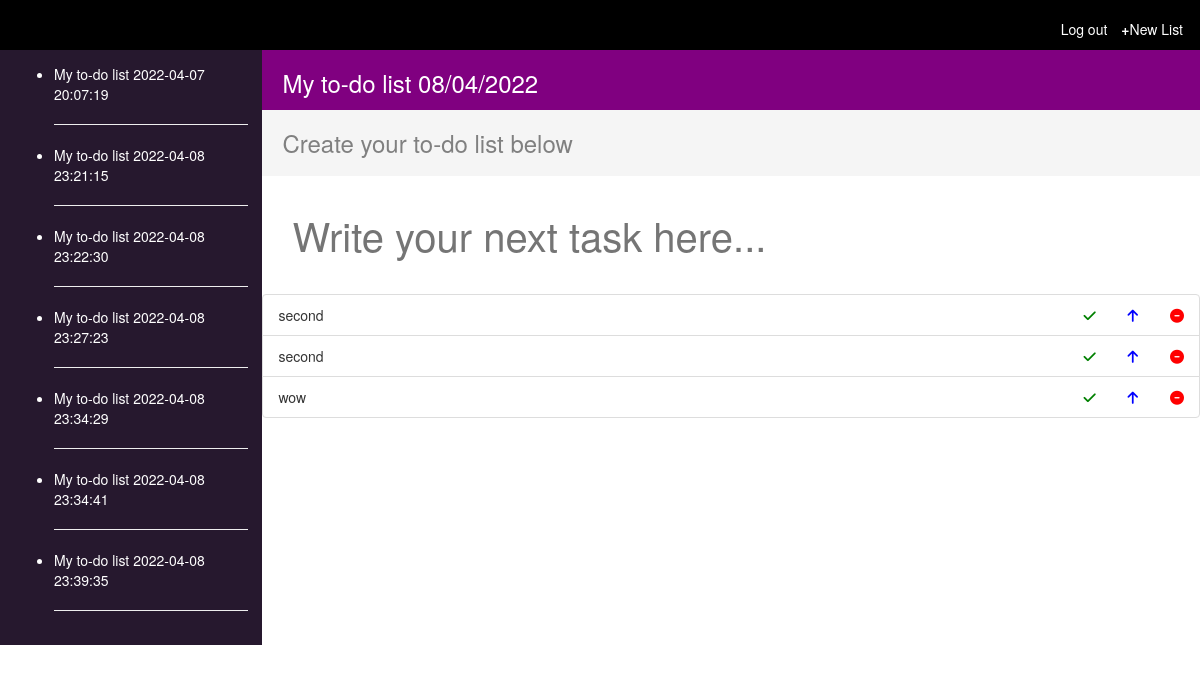
/7/2022-04-08 23:39:35 (signed in), run on the app's committed database.
### app.py (models this page shows)
class List(db.Model):
    __tablename__ = 'lists'
    id = db.Column(db.Integer, primary_key=True)
    user_id = db.Column(db.Integer, db.ForeignKey('users.id'), nullable=False)
    tasks = db.relationship('Task', backref='list', lazy=True)
    date = db.Column(db.DateTime(timezone=True), nullable=False, server_default=func.now())

class Task(db.Model):
    __tablename__ = 'tasks'
    id = db.Column(db.Integer, primary_key=True)
    task = db.Column(db.String(250), unique=False, nullable=False)
    list_id = db.Column(db.Integer, db.ForeignKey('lists.id'), nullable=False)
    completed = db.Column(db.Boolean, default=False, nullable=False)
    date = db.Column(db.DateTime(timezone=True), nullable=False, server_default=func.now())

### app.py (the view, shortened to what this page needs)
@app.route('/<path:item>/<path:date>', methods=["POST", "GET"])
def item(item, date):
    if request.method == "GET":
        lists = List.query.filter_by(user_id=current_user.id).all()
        list = List.query.filter_by(id=item, user_id=current_user.id).first()
        date = list.date.strftime("%d/%m/%Y")
        tasks = Task.query.filter_by(list_id=list.id).all()
        amount = len(tasks)
        return render_template('task.html', tasks=tasks, date=date, list=list,
         amount=amount, user=current_user, lists=lists, from_list=False, save=True, update=False, previous=True)

### app.py (called while the page is built)
@login_manager.user_loader
def load_user(user_id):
    return User.query.get(user_id)

### templates/task.html (shortened to what this page needs)
{% extends "bootstrap/base.html" %}
<!DOCTYPE html> {% block content %}
<html>
<head>
    <link rel="stylesheet" href="../static/styles.css">
</head>
<body>
    <header>
        <div class="first">
            <h5 class='new-list'>
                <a style="text-decoration:none;color:white;" href=" {{url_for('new') }} " style="color:white;"><strong>+</strong>New List</a>
            </h5>
            {% if user.is_authenticated %}
            <h5 class="login">
                <a style="text-decoration:none;color:white;" href="{{ url_for('login') }}" style="color:white;">Log out</a>
            </h5>
            {% else %}
            <h5 class="login">
                <a style="text-decoration:none;color:white;" href="{{ url_for('login') }}" style="color:white;">Log in</a>
            </h5>
            {% endif %}
        </div>
    </header>
    <div class="flex-container">
        {% if user.is_authenticated %}
        {% if lists %}
        <div class='lists'>
            <ul>
                {% for list in lists %}
                <li>
                    <span>
                        <a href="{{ url_for('item', item=list.id, date=list.date) }}" style="text-decoration:none;color:white;">
                            My to-do list {{ list.date }}
                        </a>
                    </span>
                </li>
                <hr>
                {% endfor %}
            </ul>
        </div>
        {% endif %}
        {% endif %}
        <div class="others">
            <div class="info">
                <h3 class="name">My to-do list {{ date }}</h3>
            </div>
            <div class="create">
                <h3>Create your to-do list below</h3>
            </div>
            <div class="todo">
                {% if update and user.is_authenticated and save %}
                <form action="{{ url_for('update', id=task.id)}}" method="POST">
                    <input value="{{ task.task }}" autocomplete="off" name="task" style="border:none;" type="text" height="10" autofocus placeholder="Write your next task here...">
                </form>
                {% elif update and user.is_authenticated and not save %}
                <form action="{{ url_for('upd_list', name=task)}}" method="POST">
                    <input value="{{ task }}" autocomplete="off" name="task" style="border:none;" type="text" height="10" autofocus placeholder="Write your next task here...">
                </form>
                {% elif update and not user.is_authenticated %}
                <form action="{{ url_for('upd_list', name=task)}}" method="POST">
                    <input value="{{ task }}" autocomplete="off" name="task" style="border:none;" type="text" height="10" autofocus placeholder="Write your next task here...">
                </form>
                {% elif previous %}
                <form action="{{ url_for('item', item=list.id, date=list.date)}}" method="POST">
                    <input value="{{ task }}" autocomplete="off" name="task" style="border:none;" type="text" height="10" autofocus placeholder="Write your next task here...">
                </form>
                {% else%}
                <form action="/new" method="POST">
                    <input autocomplete="off" name="task" style="border:none;" type="text" height="10" autofocus placeholder="Write your next task here...">
                </form>
                {% endif %}
            </div>
            <ul class="list-group">
                {% if from_list %}
                    {% if tasks %}
                    {% for task in tasks %}
                        {% for key, value in task.items() %}
                            <li class="list-group-item">
                                <span>
                                    {% if value == False %}
                                        {{ key }}
                                    {% else %}
                                        <s>{{ key }}</s>
                                    {% endif %}
                                    <div class='icons'>
                                        <a href="{{ url_for('comp_list', name=task) }}" title="mark task as completed"><i class="fa-solid fa-check" style='color:green;padding-left:2em;'></i></a>
                                        {% for key, value in task.items() %}
                                        <a href="{{ url_for('upd_list', name=key) }}" title=" update task"><i class="fa-solid fa-arrow-up" style='color:blue;padding-left:2em;'></i></a>
                                        {% endfor %}
                                        <a href="{{ url_for('del_list', name=task) }}" title="delete task"><i class="fa-solid fa-circle-minus" style='color:red;padding-left:2em;'></i></a>
                                    </div>
                                </span>
                            </li>
                        {% endfor %}
                    {% endfor %}
                    {% endif %}
                {% else %}
                    {% for task in tasks %}
                        <li class="list-group-item">
                            <span>
                                {% if task.completed %}
                                <s>{{ task.task }}</s>
                                {% else %}
                                {{ task.task }}
                                {% endif %}
                                <div class='icons'>
                                    <a href="{{ url_for('completed', id=task.id) }}" title="mark task as completed"><i class="fa-solid fa-check" style='color:green;padding-left:2em;'></i></a>
                                    <a href="{{ url_for('update', id=task.id) }}" title=" update task"><i class="fa-solid fa-arrow-up" style='color:blue;padding-left:2em;'></i></a>
                                    <a href="{{ url_for('delete', id=task.id) }}" title="delete task"><i class="fa-solid fa-circle-minus" style='color:red;padding-left:2em;'></i></a>
                                </div>
                            </span>
                        </li>
                    {% endfor %}
                {% endif %}
            </ul>
        </div>
    </div>
</body>
</html>
{% endblock %}

### static/styles.css (style rules this page uses)
body { margin: 0; }
h1, h2, h3, h4, h5, h5 { margin: 0; padding: 0; }
.first { display: block; background-color: black; height: 40px; font-size: large; padding: 20px 10px 30px 0; top: 0; }
.login { float: right; margin: 0.2% 0.5em 0; color: white; }
.new-list { float: right; margin: 0.2% 0.5em 0; color: white; }
.info { background-color: purple; padding: 20px 20px 40px; }
.name { color: white; float: left; }
.todo { padding: 2em; }
input { width: 100%; line-height: 60px; font-size: 40px; }
.create { background-color: whitesmoke; color: gray; font-size: 1.5em; padding: 20px; }
.flex-container { display: flex; }
.lists { flex: 1; background-color: #26182e; color: white; padding: 1em; }
.others { flex: 4; }
.icons { float: right; }

### data on the page
List: date "2022-04-07 20:07:19"
List: date "2022-04-08 23:21:15"
List: date "2022-04-08 23:22:30"
List: date "2022-04-08 23:27:23"
List: date "2022-04-08 23:34:29"
List: date "2022-04-08 23:34:41"
List: date "2022-04-08 23:39:35"
Task: task "second"
Task: task "second"
Task: task "wow"

### other printed values
{{ date }} "08/04/2022"
